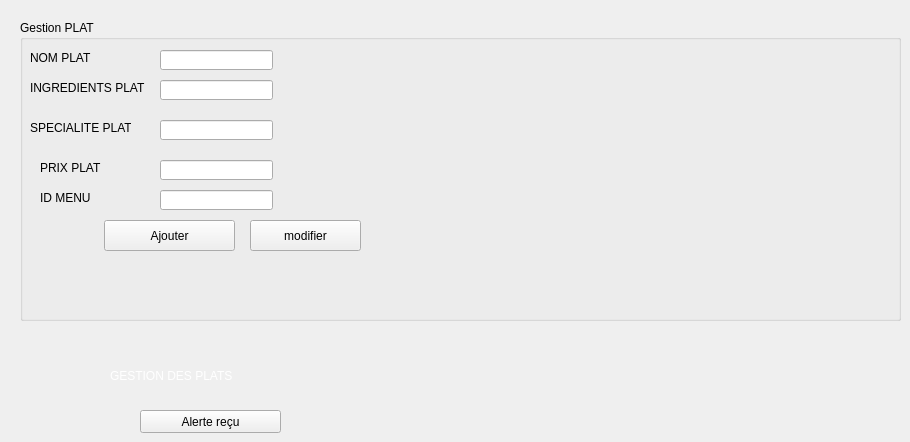
        <widget class="QWidget" name="tab_15">
         <attribute name="title">
          <string>Ajouter/modifier </string>
         </attribute>
         <widget class="QGroupBox" name="groupBox_6">
          <property name="geometry">
           <rect>
            <x>20</x>
            <y>20</y>
            <width>881</width>
            <height>301</height>
           </rect>
          </property>
          <property name="title">
           <string>Gestion PLAT</string>
          </property>
          <widget class="QLabel" name="label_54">
           <property name="geometry">
            <rect>
             <x>10</x>
             <y>30</y>
             <width>81</width>
             <height>16</height>
            </rect>
           </property>
           <property name="text">
            <string>NOM PLAT</string>
           </property>
          </widget>
          <widget class="QLabel" name="label_55">
           <property name="geometry">
            <rect>
             <x>10</x>
             <y>60</y>
             <width>121</width>
             <height>16</height>
            </rect>
           </property>
           <property name="text">
            <string>INGREDIENTS PLAT</string>
           </property>
          </widget>
          <widget class="QLabel" name="label_56">
           <property name="geometry">
            <rect>
             <x>10</x>
             <y>100</y>
             <width>101</width>
             <height>16</height>
            </rect>
           </property>
           <property name="text">
            <string>SPECIALITE PLAT</string>
           </property>
          </widget>
          <widget class="QLineEdit" name="lineEdit_16">
           <property name="geometry">
            <rect>
             <x>140</x>
             <y>30</y>
             <width>113</width>
             <height>20</height>
            </rect>
           </property>
          </widget>
          <widget class="QLineEdit" name="lineEdit_17">
           <property name="geometry">
            <rect>
             <x>140</x>
             <y>60</y>
             <width>113</width>
             <height>20</height>
            </rect>
           </property>
          </widget>
          <widget class="QLineEdit" name="lineEdit_18">
           <property name="geometry">
            <rect>
             <x>140</x>
             <y>100</y>
             <width>113</width>
             <height>20</height>
            </rect>
           </property>
          </widget>
          <widget class="QPushButton" name="pushButton_21">
           <property name="geometry">
            <rect>
             <x>84</x>
             <y>200</y>
             <width>131</width>
             <height>31</height>
            </rect>
           </property>
           <property name="text">
            <string>Ajouter</string>
           </property>
          </widget>
          <widget class="QPushButton" name="pushButton_22">
           <property name="geometry">
            <rect>
             <x>230</x>
             <y>200</y>
             <width>111</width>
             <height>31</height>
            </rect>
           </property>
           <property name="text">
            <string>modifier</string>
           </property>
          </widget>
          <widget class="QLineEdit" name="lineEdit_19">
           <property name="geometry">
            <rect>
             <x>140</x>
             <y>140</y>
             <width>113</width>
             <height>20</height>
            </rect>
           </property>
          </widget>
          <widget class="QLabel" name="label_57">
           <property name="geometry">
            <rect>
             <x>20</x>
             <y>140</y>
             <width>101</width>
             <height>16</height>
            </rect>
           </property>
           <property name="text">
            <string>PRIX PLAT</string>
           </property>
          </widget>
          <widget class="QLineEdit" name="lineEdit_20">
           <property name="geometry">
            <rect>
             <x>140</x>
             <y>170</y>
             <width>113</width>
             <height>20</height>
            </rect>
           </property>
          </widget>
          <widget class="QLabel" name="label_58">
           <property name="geometry">
            <rect>
             <x>20</x>
             <y>170</y>
             <width>101</width>
             <height>16</height>
            </rect>
           </property>
           <property name="text">
            <string>ID MENU</string>
           </property>
          </widget>
         </widget>
         <widget class="QLabel" name="label_822">
          <property name="geometry">
           <rect>
            <x>110</x>
            <y>360</y>
            <width>271</width>
            <height>31</height>
           </rect>
          </property>
          <property name="styleSheet">
           <string notr="true">font: 63 16pt &quot;Yu Gothic UI Semibold&quot;;
color : white;</string>
          </property>
          <property name="text">
           <string>GESTION DES PLATS</string>
          </property>
         </widget>
         <widget class="QLabel" name="label_60">
          <property name="geometry">
           <rect>
            <x>30</x>
            <y>330</y>
            <width>71</width>
            <height>101</height>
           </rect>
          </property>
          <property name="text">
           <string/>
          </property>
          <property name="pixmap">
           <pixmap>pl.png</pixmap>
          </property>
         </widget>
         <widget class="QPushButton" name="Arduinobutt1">
          <property name="geometry">
           <rect>
            <x>140</x>
            <y>410</y>
            <width>141</width>
            <height>23</height>
           </rect>
          </property>
          <property name="text">
           <string>Alerte reçu</string>
          </property>
         </widget>
        </widget>
